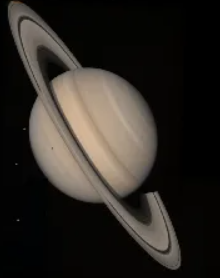
#> input picture 01_sandbox/planet.png, 220 x 278 px
$ python planet_threshold.py
#> lines starting #> are read from the running program, lines starting #| are printed output that depends on the picture; after the words box and inside, x2 and y2 are one past the last pixel; in counts of white or black regions, pixels touching at a corner belong together
import cv2

img = cv2.imread('planet.png')
#> img is the input picture: shape (278, 220, 3); mean B, G, R 35.3, 40.3, 44.6
gray = cv2.cvtColor(img, cv2.COLOR_BGR2GRAY)
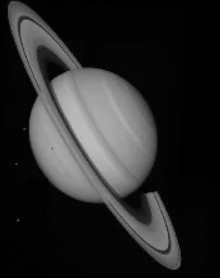
#> gray: shape (278, 220); min 0, max 190, mean 40.9

_, binary = cv2.threshold(gray, 140, 255, cv2.THRESH_BINARY + cv2.THRESH_OTSU)
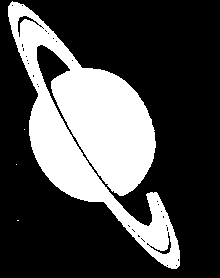
#> binary: shape (278, 220); 28.8% white; 4 white regions (3 under 20 px)

boundary, _ = cv2.findContours(binary, cv2.RETR_LIST, cv2.CHAIN_APPROX_SIMPLE)
#> boundary = 46 contours, 43 with area under 20; largest, box (x1, y1, x2, y2) and area: (8, 1, 180, 269) 17284, (17, 15, 40, 38) 118, (149, 231, 172, 255) 114
max_countour = max(boundary, key=cv2.contourArea)
#> max_countour = contour of 591 points, box (x1, y1, x2, y2) (8, 1, 180, 269), area 17284
result = img.copy()
cv2.drawContours(result, [max_countour], -1, (0, 255, 255), 3)
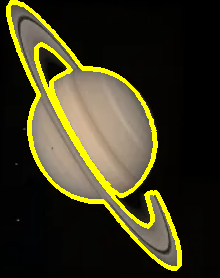
#> result: shape (278, 220, 3); 8.18% of pixels changed, all inside (x1, y1, x2, y2) = (6, 0, 182, 271)

cv2.imshow('res', result)
cv2.waitKey(0)
cv2.destroyAllWindows()
